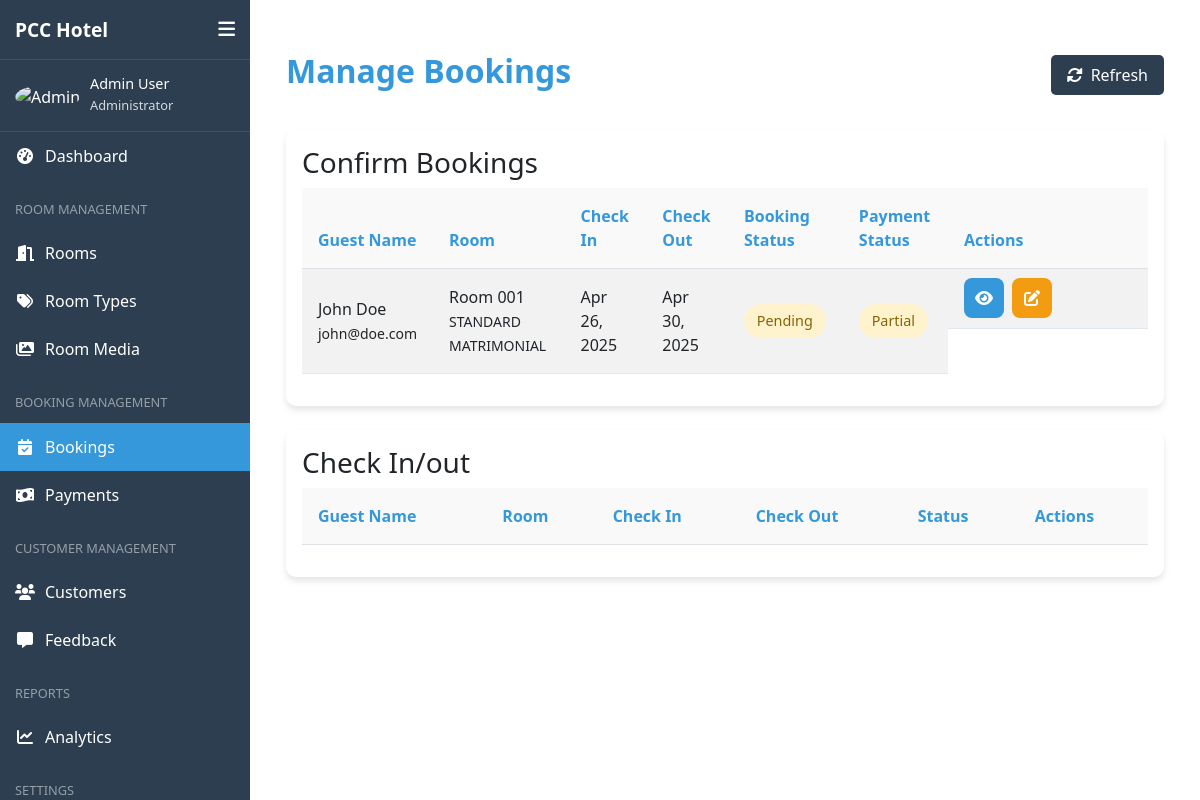
The page /admin/pages/manage_bookings.php on the database as committed earlier.
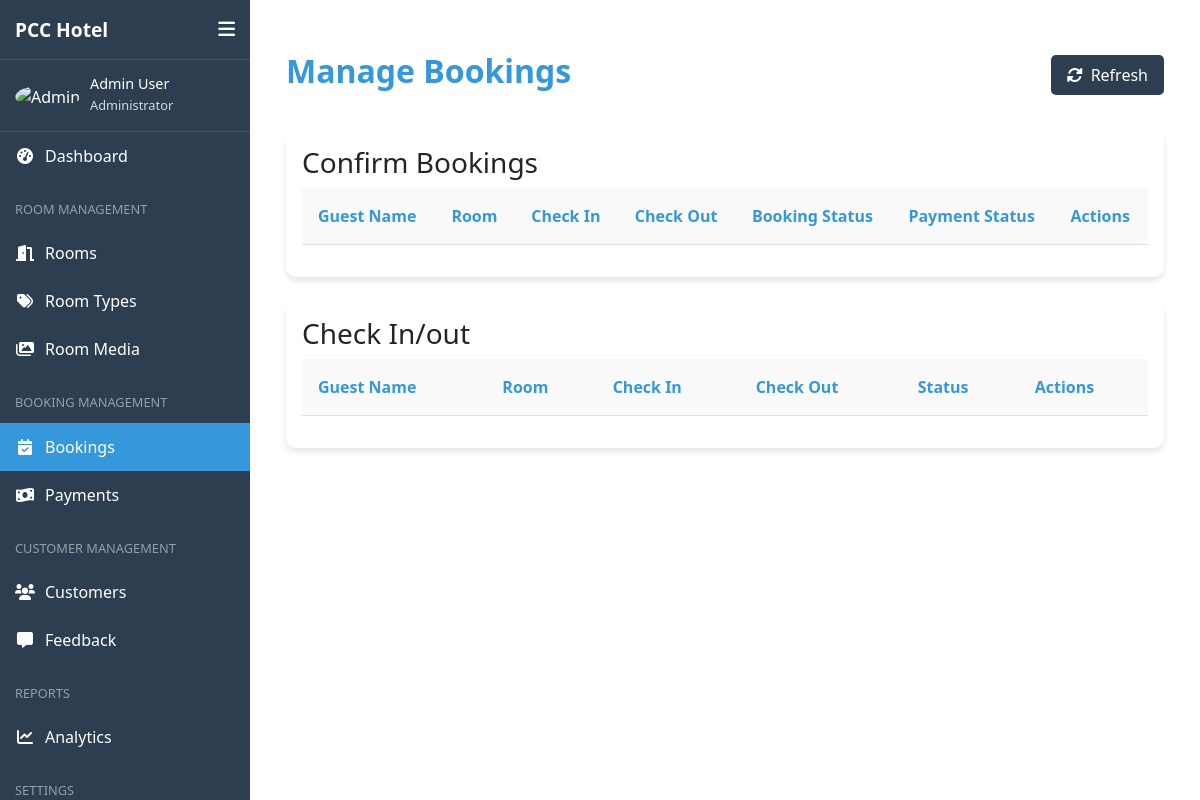
The same page on the database as committed later.
### tables this page shows
CREATE TABLE IF NOT EXISTS `bookings` (
  `booking_id` int NOT NULL AUTO_INCREMENT,
  `user_id` int NOT NULL,
  `room_id` int NOT NULL,
  `check_in_date` date NOT NULL,
  `check_out_date` date NOT NULL,
  `booking_date` timestamp NULL DEFAULT CURRENT_TIMESTAMP,
  `guests_count` int NOT NULL,
  `total_price` decimal(10,2) NOT NULL,
  `special_requests` text,
  `booking_status` enum('pending','confirmed','checked_in','checked_out','cancelled') DEFAULT 'pending',
  `payment_status` set('pending','paid','partial') DEFAULT 'pending',
  `booking_source` varchar(50) DEFAULT 'website',
  PRIMARY KEY (`booking_id`),
  KEY `user_id` (`user_id`),
  KEY `room_id` (`room_id`)
);

CREATE TABLE IF NOT EXISTS `users` (
  `user_id` int NOT NULL AUTO_INCREMENT,
  `username` varchar(50) NOT NULL,
  `email` varchar(100) NOT NULL,
  `password` varchar(255) NOT NULL,
  `first_name` varchar(50) NOT NULL,
  `last_name` varchar(50) NOT NULL,
  `phone_number` varchar(20) DEFAULT NULL,
  `user_type` enum('admin','customer') NOT NULL DEFAULT 'customer',
  `profile_image` varchar(255) DEFAULT NULL,
  `created_at` timestamp NULL DEFAULT CURRENT_TIMESTAMP,
  `updated_at` timestamp NULL DEFAULT CURRENT_TIMESTAMP ON UPDATE CURRENT_TIMESTAMP,
  `last_login` timestamp NULL DEFAULT NULL,
  PRIMARY KEY (`user_id`),
  UNIQUE KEY `email` (`email`)
);

CREATE TABLE IF NOT EXISTS `rooms` (
  `room_id` int NOT NULL AUTO_INCREMENT,
  `room_number` varchar(20) NOT NULL,
  `room_type_id` int NOT NULL,
  `description` text,
  `status` enum('available','occupied','maintenance','reserved') NOT NULL DEFAULT 'available',
  `is_active` tinyint(1) DEFAULT '1',
  PRIMARY KEY (`room_id`),
  UNIQUE KEY `room_number` (`room_number`),
  KEY `room_type_id` (`room_type_id`)
);

CREATE TABLE IF NOT EXISTS `room_types` (
  `room_type_id` int NOT NULL AUTO_INCREMENT,
  `type_name` varchar(50) NOT NULL,
  `description` text,
  `floor_type` int NOT NULL,
  `base_price` decimal(10,2) NOT NULL,
  `capacity` int NOT NULL,
  `amenities` text,
  `image_path` text,
  PRIMARY KEY (`room_type_id`)
);

### admin/api/bookings/get_booking_table.php (called while the page is built)
<?php
$query = "SELECT b.*, r.room_number, rt.type_name, u.first_name, u.last_name, u.email FROM bookings b JOIN rooms r ON b.room_id = r.room_id JOIN room_types rt ON r.room_type_id = rt.room_type_id JOIN users u ON b.user_id = u.user_id WHERE b.booking_status NOT IN ('confirmed', 'checked_in', 'checked_out', 'cancelled')";
$stmt = $conn->prepare($query);
$stmt->execute();
$result = $stmt->get_result();
$bookings = $result->fetch_all(MYSQLI_ASSOC);

### admin/pages/manage_bookings.php (the view, shortened to what this page needs)
<?php
require_once '../../config/db.php';
require_once '../api/bookings/get_booking_table.php';
?>
<!DOCTYPE html>
<html lang="en">
<link rel="stylesheet" href="../css/manage_bookings.css">
<?php include_once '../includes/head.php'; ?>
<body>
    <?php include_once '../includes/sidebar.php'; ?>
    <div class="main-content">
        <div class="bookings-container">
            <div class="bookings-header">
                <h1>Manage Bookings</h1>
                <div class="header-actions">
                    <button class="refresh-btn" id="refreshTable">
                        <i class="fas fa-sync-alt"></i> Refresh
                    </button>
                </div>
            </div>
            <div class="bookings-table-container mb-4">
                <h3>Confirm Bookings</h3>
                <table id="bookingsTable" class="table table-striped" width="100%">
                    <thead>
                        <tr>
                            <th>Guest Name</th>
                            <th>Room</th>
                            <th>Check In</th>
                            <th>Check Out</th>
                            <th>Booking Status</th>
                            <th>Payment Status</th>
                            <th>Actions</th>
                        </tr>
                    </thead>
                    <tbody>
                        <?php foreach ($bookings as $booking): ?>
                            <tr>
                                <td>
                                    <?php echo $booking['first_name'] . ' ' . $booking['last_name']; ?>
                                    <br>
                                    <small><?php echo $booking['email']; ?></small>
                                </td>
                                <td>
                                    Room <?php echo $booking['room_number']; ?>
                                    <br>
                                    <small><?php echo $booking['type_name']; ?></small>
                                </td>
                                <td><?php echo date('M d, Y', strtotime($booking['check_in_date'])); ?></td>
                                <td><?php echo date('M d, Y', strtotime($booking['check_out_date'])); ?></td>
                                <td>
                                    <span class="status-badge <?php echo strtolower($booking['booking_status']); ?>">
                                        <?php echo ucfirst($booking['booking_status']); ?>
                                    </span>
                                </td>
                                <td>
                                    <span class="status-badge <?php echo strtolower($booking['payment_status']) === 'paid' ? 'confirmed' : 'pending'; ?>">
                                        <?php echo ucfirst($booking['payment_status']); ?>
                                    </span>
                                </td>
                                <td class="actions">
                                    <button class="action-btn view-btn"
                                        data-booking-id="<?php echo $booking['booking_id']; ?>">
                                        <i class="fas fa-eye"></i>
                                    </button>
                                    <button class="action-btn edit-btn"
                                        data-booking-id="<?php echo $booking['booking_id']; ?>">
                                        <i class="fas fa-edit"></i>
                                    </button>
                                </td>
                            </tr>
                        <?php endforeach; ?>
                    </tbody>
                </table>
            </div>
            <div class="bookings-table-container">
                <h3>Check In/out</h3>
                <table id="checkInOutTable" class="table table-striped" width="100%">
                    <thead>
                        <tr>
                            <th>Guest Name</th>
                            <th>Room</th>
                            <th>Check In</th>
                            <th>Check Out</th>
                            <th>Status</th>
                            <th>Actions</th>
                        </tr>
                    </thead>
                </table>
            </div>
</body>
</html>

Rows that differ between the two databases and show on the page:
no longer on this page (row edited): bookings: user.first_name "John", user.last_name "Doe", user.email "john@doe.com", room.room_number "001", room_types.type_name "STANDARD MATRIMONIAL", check_in_date "Apr 26, 2025", check_out_date "Apr 30, 2025", booking_status "Pending", payment_status "Partial"
